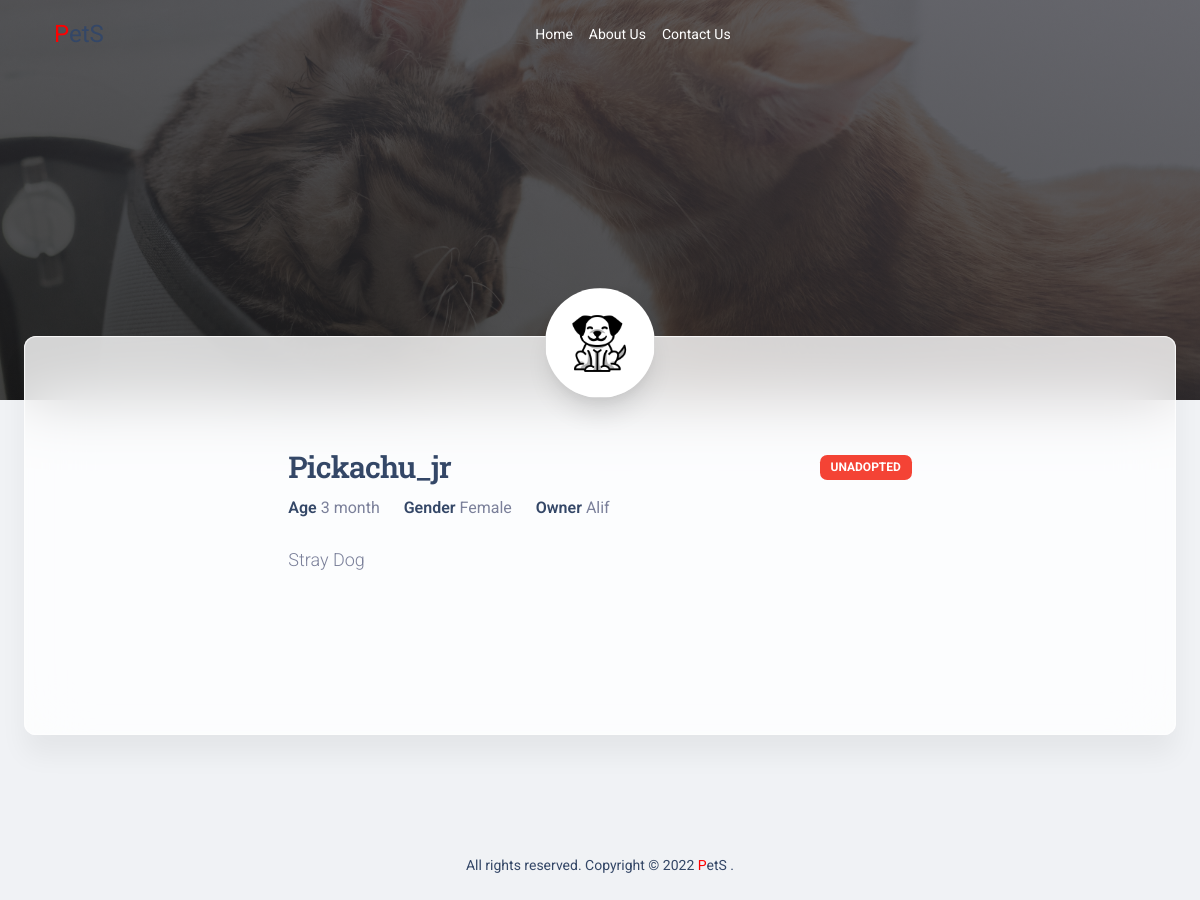
/adoption/petinformation.php?id=5, run on the app's committed database.
### tables this page shows
CREATE TABLE `pet_info` (
  `id` int(11) NOT NULL,
  `pet_name` varchar(30) DEFAULT NULL,
  `pet_age` varchar(10) DEFAULT NULL,
  `pet_photo` varchar(300) DEFAULT NULL,
  `pet_gender` varchar(10) DEFAULT NULL,
  `pet_type` varchar(20) DEFAULT NULL,
  `pet_owner` varchar(30) DEFAULT NULL,
  `contact_no` varchar(15) DEFAULT NULL,
  `address` varchar(200) DEFAULT NULL,
  `medical_condition` varchar(300) DEFAULT NULL,
  `adoption_status` varchar(20) DEFAULT 'unadopted'
);

### adoption/petinformation.php (the view, shortened to what this page needs)
<?php
include('config.php');
$id = $_GET['id'];
    $sql = "SELECT * FROM pet_info WHERE id = '$id'";
    $result = mysqli_query($conn,$sql);
    $row = mysqli_fetch_assoc($result);
    $name = $row['pet_name'];
    $age = $row['pet_age'];
    $gender = $row['pet_gender'];
    $owner = $row['pet_owner'];
    $type = $row['pet_type'];
    $adoption_status = $row['adoption_status'];
    $decription = $row['medical_condition'];
?>
<!DOCTYPE html>
<html lang="en" itemscope itemtype="http://schema.org/WebPage">
<head>
    <link href="./assets/css/nucleo-icons.css" rel="stylesheet" />
    <link href="./assets/css/nucleo-svg.css" rel="stylesheet" />
    <link id="pagestyle" href="./assets/css/material-kit.css?v=3.0.4" rel="stylesheet" />
</head>
<body class="index-page bg-gray-200">
    <header>
        <nav class="navbar navbar-expand-lg navbar-dark navbar-absolute bg-transparent shadow-none">
            <div class="container">
                <a href="index.php" class="navbar-brand" style="font-size: 24px;"><span
                        style="color: red;">P</span>etS</a>
                <div class="collapse navbar-collapse" id="navbar-header-2">
                    <ul class="navbar-nav mx-auto">
                        <li class="nav-item">
                            <a class="nav-link text-white" href="javascript:;">
                                Home
                            </a>
                        </li>
                        <li class="nav-item">
                            <a class="nav-link text-white" href="javascript:;">
                                About Us
                            </a>
                        </li>
                        <li class="nav-item">
                            <a class="nav-link text-white" href="javascript:;">
                                Contact Us
                            </a>
                        </li>
                    </ul>
                </div>
            </div>
        </nav>
        <div class="page-header min-vh-50" style="background-image: url(&#39;./assets/img/examples/pets.jpg&#39;);"
            loading="lazy">
            <span class="mask bg-gradient-dark opacity-8"></span>
        </div>
    </header>
    <div class="card card-body blur shadow-blur mx-3 mx-md-4 mt-n6 mb-4">
        <section class="py-sm-7 py-5 position-relative">
            <div class="container">
                <div class="row">
                    <div class="col-12 mx-auto">
                        <div class="mt-n8 mt-md-n9 text-center">
                            <?php if($type == "Dog"){
                                echo '<img class="avatar avatar-xxl shadow-xl position-relative z-index-2" src="./assets/img/dog.jpg" alt="bruce" loading="lazy">';
                            }else{
                                echo '<img class="avatar avatar-xxl shadow-xl position-relative z-index-2" src="./assets/img/cat.png" alt="novelty" loading="lazy">';
                            } ?>
                        </div>
                        <div class="row py-5">
                            <div class="col-lg-7 col-md-7 z-index-2 position-relative px-md-2 px-sm-5 mx-auto">
                                <div class="d-flex justify-content-between align-items-center mb-2">
                                    <h3 class="mb-0"><?php echo $name; ?></h3>
                                    <div class="d-block">
                                    <?php if($adoption_status == "unadopted"){
                                        echo "<span class='badge bg-danger text-white'>Unadopted</span>";
                                    } else {
                                        echo "<span class='badge bg-success text-white'>Adopted</span>";
                                    }?>
                                    </div>
                                </div>
                                <div class="row mb-4">
                                    <div class="col-auto">
                                        <span class="h6">Age</span>
                                        <span><?php echo $age; ?></span>
                                    </div>
                                    <div class="col-auto">
                                        <span class="h6">Gender</span>
                                        <span> <?php echo $gender; ?></span>
                                    </div>
                                    <div class="col-auto">
                                        <span class="h6">Owner</span>
                                        <span><?php echo $owner; ?></span>
                                    </div>
                                </div>
                                <p class="text-lg mb-0">
                                    <?php echo $decription; ?>
                                </p>
                            </div>
                        </div>
                    </div>
                </div>
            </div>
        </section>
    </div>
    <?php include "adoptionfooter.php"; ?>

### data on the page
pet_info: pet_name "Pickachu_jr", pet_age "3 month", pet_gender "Female", pet_owner "Alif", medical_condition "Stray Dog"
